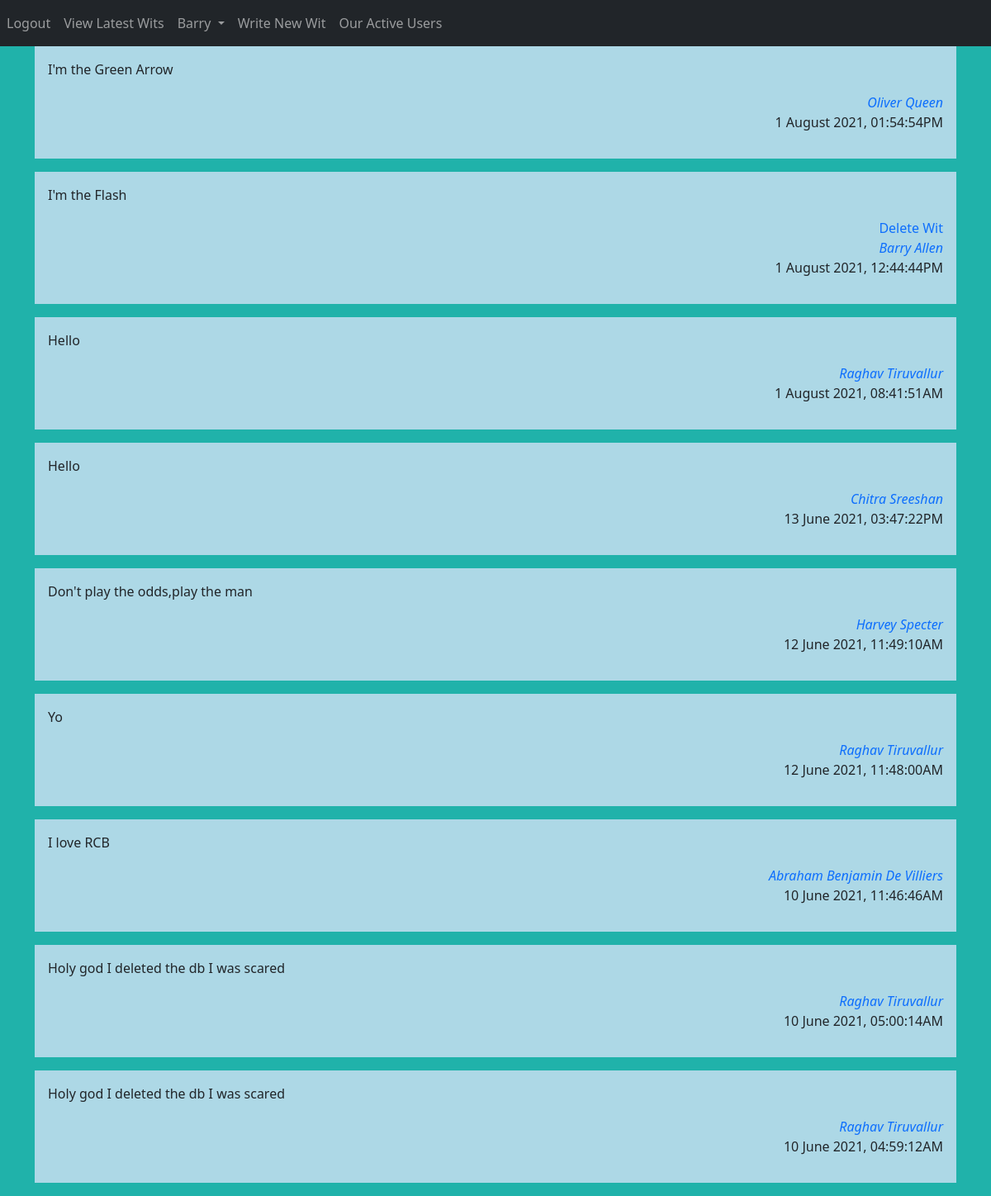
The app's page / (signed in) with its own data.
### Website/models.py (models this page shows)
class User(db.Model,UserMixin):
    id=db.Column(db.Integer,primary_key=True)
    email=db.Column(db.String(100),unique=True)
    phoneNumber=db.Column(db.String(10),unique=True)
    password=db.Column(db.String(100))
    firstName=db.Column(db.String(100))
    lastName=db.Column(db.String(100))
    blogs=db.relationship('Blog')

class Blog(db.Model):
      id=db.Column(db.Integer,primary_key=True)
      data=db.Column(db.String(10000))
      date=db.Column(db.DateTime(timezone=True),default=func.now())
      userId=db.Column(db.Integer,db.ForeignKey('user.id'))

### Website/views.py (the view)
@views.route("/")
@login_required
def home():
    blogAll=Blog.query.all()
    blogAll=blogAll[::-1]
    blogLength=len(blogAll)
    author=[]
    for blog in blogAll:
        value=User.query.filter_by(id=blog.userId).first()
        author.append(value)
    return render_template("allblogs.html",blogs=blogAll,author=author,user=current_user,blogLength=blogLength)

### Website/__init__.py (called while the page is built)
def createApp():
    app=Flask(__name__)
    app.config['SECRET_KEY']='adflsbvgaj'
    app.config['SQLALCHEMY_DATABASE_URI']=f'sqlite:///{DB_NAME}'
    db.init_app(app)
    from .views import views
    from .auth import auth
    app.register_blueprint(views,url_prefix='/')
    app.register_blueprint(auth,url_prefix='/')
    from .models import User,Blog
    createDB(app)
    login_manager=LoginManager()
    login_manager.login_view='views.welcome'
    login_manager.init_app(app)
    @login_manager.user_loader
    def loadUser(id):
         return User.query.get(int(id))
    return app

### Website/templates/allblogs.html (shortened to what this page needs)
{% extends "base.html" %}
{% block content%}
{%for i in range(blogLength)%}
  {% if author[i].id!=user.id %}
  <figure>
    <div class="card-body" style="background-color:lightblue;">
      <p>{{blogs[i].data}}</p>
    <div align="right">
        <cite align="right" ><a href="/profile/@/{{author[i].id}}" style="text-decoration: none">{{author[i].firstName + " " +author[i].lastName}}</a></cite>
        <p>{{blogs[i].date.strftime("%-d %B %Y, %I:%M:%S%p")}}</p>
    </div>
      </div>
  </figure>
{% else %}
<figure>
  <div class="card-body" style="background-color:lightblue;">
    <p>{{blogs[i].data}}</p>
  <div align="right">
    <a href="/delete/{{user.id}}" style="text-decoration: none">Delete Wit</a><br/>
      <cite align="right" ><a href="/profile/@/{{author[i].id}}" style="text-decoration: none">{{author[i].firstName + " " +author[i].lastName}}</a></cite>
      <p>{{blogs[i].date.strftime("%-d %B %Y, %I:%M:%S%p")}}</p>
  </div>
    </div>
</figure>
{% endif %}
{% endfor %}
{%endblock%}

### Website/templates/base.html (shortened to what this page needs)
<!DOCTYPE html>
<html>
<head>
    <link href="https://cdn.jsdelivr.net/npm/bootstrap@5.0.1/dist/css/bootstrap.min.css" rel="stylesheet">
</head>
<body style="background-color: lightseagreen;">
    <nav class="navbar navbar-expand-lg navbar-dark bg-dark">
          <div class="collapse navbar-collapse" id="navbar">
            <ul class="navbar-nav me-auto mb-2 mb-lg-0">
              <li class="nav-item">
                {% if user.is_authenticated%}
                <a class="nav-item nav-link" id="logout" href="/logout">Logout</a>
              </li>
              <li>
                <a class="nav-item nav-link" id="home" href="/">View Latest Wits</a>
              </li>
              <li class="nav-item dropdown">
                <a class="nav-link dropdown-toggle" href="#" id="navbarDropdown" role="button" data-bs-toggle="dropdown" aria-expanded="false">
                  {{user.firstName}}
                </a>
                <li>
                <a class="nav-item nav-link" id="viewblogs" href="/writeBlog">Write New Wit</a>
                </li>
                <li>
                  <a class="nav-item nav-link" id="viewblogs" href="/bloggers">Our Active Users</a>
                </li>
              </li>
        {%endif%}
      </nav>
      <div class="container">
          {%block content%}
          {%endblock%}
      </div>
</body>
</html>

### Website/templates/base.html (style rules this page uses)
a { text-decoration: none; }

### records on screen
User: firstName "Barry", firstName+lastName "Barry Allen"
Blog: data "I'm the Green Arrow", date "1 August 2021, 01:54:54PM"
User: firstName+lastName "Oliver Queen"
Blog: data "I'm the Flash", date "1 August 2021, 12:44:44PM"
Blog: data "Hello", date "1 August 2021, 08:41:51AM"
User: firstName+lastName "Raghav Tiruvallur" "Raghav Tiruvallur" "Raghav Tiruvallur" "Raghav Tiruvallur"
Blog: data "Hello", date "13 June 2021, 03:47:22PM"
User: firstName+lastName "Chitra Sreeshan"
Blog: data "Don't play the odds,play the man", date "12 June 2021, 11:49:10AM"
User: firstName+lastName "Harvey Specter"
Blog: data "Yo", date "12 June 2021, 11:48:00AM"
Blog: data "I love RCB", date "10 June 2021, 11:46:46AM"
User: firstName+lastName "Abraham Benjamin De Villiers"
Blog: data "Holy god I deleted the db I was scared", date "10 June 2021, 05:00:14AM"
Blog: data "Holy god I deleted the db I was scared", date "10 June 2021, 04:59:12AM"
